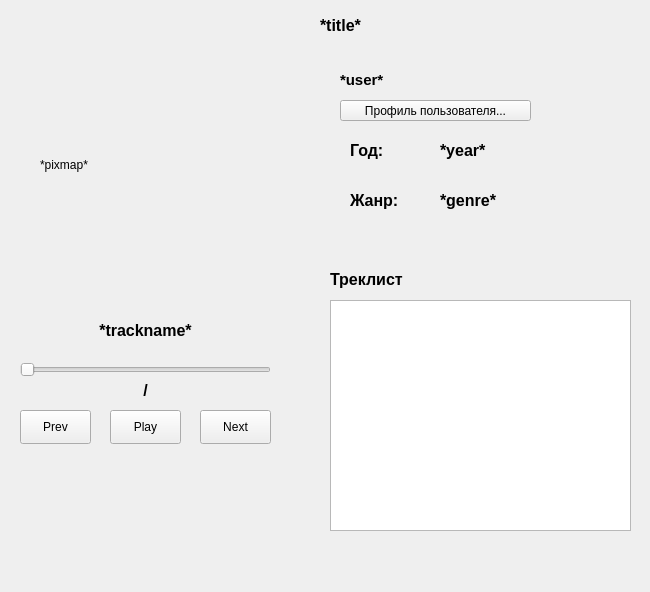
<?xml version="1.0" encoding="UTF-8"?>
<ui version="4.0">
 <class>AlbumWindow</class>
 <widget class="QWidget" name="AlbumWindow">
  <property name="geometry">
   <rect>
    <x>0</x>
    <y>0</y>
    <width>650</width>
    <height>592</height>
   </rect>
  </property>
  <property name="cursor">
   <cursorShape>WaitCursor</cursorShape>
  </property>
  <property name="windowTitle">
   <string>Альбом - Blackland Radio</string>
  </property>
  <widget class="QLabel" name="album_cover">
   <property name="geometry">
    <rect>
     <x>40</x>
     <y>40</y>
     <width>250</width>
     <height>250</height>
    </rect>
   </property>
   <property name="text">
    <string>*pixmap*</string>
   </property>
  </widget>
  <widget class="QLabel" name="album_name">
   <property name="geometry">
    <rect>
     <x>320</x>
     <y>10</y>
     <width>321</width>
     <height>31</height>
    </rect>
   </property>
   <property name="font">
    <font>
     <pointsize>12</pointsize>
     <weight>75</weight>
     <bold>true</bold>
    </font>
   </property>
   <property name="text">
    <string>*title*</string>
   </property>
  </widget>
  <widget class="QLabel" name="album_year">
   <property name="geometry">
    <rect>
     <x>440</x>
     <y>130</y>
     <width>91</width>
     <height>41</height>
    </rect>
   </property>
   <property name="font">
    <font>
     <pointsize>12</pointsize>
     <weight>75</weight>
     <bold>true</bold>
    </font>
   </property>
   <property name="text">
    <string>*year*</string>
   </property>
  </widget>
  <widget class="QListWidget" name="tracklist">
   <property name="geometry">
    <rect>
     <x>330</x>
     <y>300</y>
     <width>301</width>
     <height>231</height>
    </rect>
   </property>
  </widget>
  <widget class="QLabel" name="tracklist_label">
   <property name="geometry">
    <rect>
     <x>330</x>
     <y>270</y>
     <width>121</width>
     <height>18</height>
    </rect>
   </property>
   <property name="font">
    <font>
     <pointsize>12</pointsize>
     <weight>75</weight>
     <bold>true</bold>
    </font>
   </property>
   <property name="text">
    <string>Треклист</string>
   </property>
  </widget>
  <widget class="QLabel" name="trackname">
   <property name="geometry">
    <rect>
     <x>10</x>
     <y>310</y>
     <width>271</width>
     <height>41</height>
    </rect>
   </property>
   <property name="font">
    <font>
     <pointsize>12</pointsize>
     <weight>75</weight>
     <bold>true</bold>
    </font>
   </property>
   <property name="text">
    <string>*trackname*</string>
   </property>
   <property name="alignment">
    <set>Qt::AlignCenter</set>
   </property>
  </widget>
  <widget class="QPushButton" name="prev_button">
   <property name="geometry">
    <rect>
     <x>20</x>
     <y>410</y>
     <width>71</width>
     <height>34</height>
    </rect>
   </property>
   <property name="text">
    <string>Prev</string>
   </property>
  </widget>
  <widget class="QPushButton" name="play_button">
   <property name="geometry">
    <rect>
     <x>110</x>
     <y>410</y>
     <width>71</width>
     <height>34</height>
    </rect>
   </property>
   <property name="text">
    <string>Play</string>
   </property>
  </widget>
  <widget class="QPushButton" name="next_button">
   <property name="geometry">
    <rect>
     <x>200</x>
     <y>410</y>
     <width>71</width>
     <height>34</height>
    </rect>
   </property>
   <property name="text">
    <string>Next</string>
   </property>
  </widget>
  <widget class="QSlider" name="progress_bar">
   <property name="geometry">
    <rect>
     <x>20</x>
     <y>360</y>
     <width>251</width>
     <height>20</height>
    </rect>
   </property>
   <property name="maximum">
    <number>1000</number>
   </property>
   <property name="value">
    <number>0</number>
   </property>
   <property name="sliderPosition">
    <number>0</number>
   </property>
   <property name="orientation">
    <enum>Qt::Horizontal</enum>
   </property>
   <property name="tickInterval">
    <number>0</number>
   </property>
  </widget>
  <widget class="QLabel" name="current_position">
   <property name="geometry">
    <rect>
     <x>60</x>
     <y>380</y>
     <width>61</width>
     <height>20</height>
    </rect>
   </property>
   <property name="font">
    <font>
     <pointsize>12</pointsize>
     <weight>75</weight>
     <bold>true</bold>
    </font>
   </property>
   <property name="text">
    <string/>
   </property>
   <property name="alignment">
    <set>Qt::AlignRight|Qt::AlignTrailing|Qt::AlignVCenter</set>
   </property>
  </widget>
  <widget class="QLabel" name="sep">
   <property name="geometry">
    <rect>
     <x>135</x>
     <y>380</y>
     <width>21</width>
     <height>21</height>
    </rect>
   </property>
   <property name="font">
    <font>
     <pointsize>12</pointsize>
     <weight>75</weight>
     <bold>true</bold>
    </font>
   </property>
   <property name="text">
    <string>/</string>
   </property>
   <property name="alignment">
    <set>Qt::AlignCenter</set>
   </property>
  </widget>
  <widget class="QLabel" name="current_duration">
   <property name="geometry">
    <rect>
     <x>170</x>
     <y>380</y>
     <width>61</width>
     <height>20</height>
    </rect>
   </property>
   <property name="font">
    <font>
     <pointsize>12</pointsize>
     <weight>75</weight>
     <bold>true</bold>
    </font>
   </property>
   <property name="text">
    <string/>
   </property>
  </widget>
  <widget class="QLabel" name="user_label">
   <property name="geometry">
    <rect>
     <x>340</x>
     <y>70</y>
     <width>291</width>
     <height>20</height>
    </rect>
   </property>
   <property name="font">
    <font>
     <pointsize>11</pointsize>
     <weight>75</weight>
     <bold>true</bold>
    </font>
   </property>
   <property name="text">
    <string>*user*</string>
   </property>
  </widget>
  <widget class="QPushButton" name="profile_button">
   <property name="geometry">
    <rect>
     <x>340</x>
     <y>100</y>
     <width>191</width>
     <height>21</height>
    </rect>
   </property>
   <property name="text">
    <string>Профиль пользователя...</string>
   </property>
  </widget>
  <widget class="QLabel" name="genre_label">
   <property name="geometry">
    <rect>
     <x>350</x>
     <y>180</y>
     <width>58</width>
     <height>41</height>
    </rect>
   </property>
   <property name="font">
    <font>
     <pointsize>12</pointsize>
     <weight>75</weight>
     <bold>true</bold>
    </font>
   </property>
   <property name="text">
    <string>Жанр:</string>
   </property>
  </widget>
  <widget class="QLabel" name="year_label">
   <property name="geometry">
    <rect>
     <x>350</x>
     <y>130</y>
     <width>58</width>
     <height>41</height>
    </rect>
   </property>
   <property name="font">
    <font>
     <pointsize>12</pointsize>
     <weight>75</weight>
     <bold>true</bold>
    </font>
   </property>
   <property name="text">
    <string>Год:</string>
   </property>
  </widget>
  <widget class="QLabel" name="album_genre">
   <property name="geometry">
    <rect>
     <x>440</x>
     <y>180</y>
     <width>181</width>
     <height>41</height>
    </rect>
   </property>
   <property name="font">
    <font>
     <pointsize>12</pointsize>
     <weight>75</weight>
     <bold>true</bold>
    </font>
   </property>
   <property name="text">
    <string>*genre*</string>
   </property>
  </widget>
 </widget>
 <resources/>
 <connections/>
</ui>
